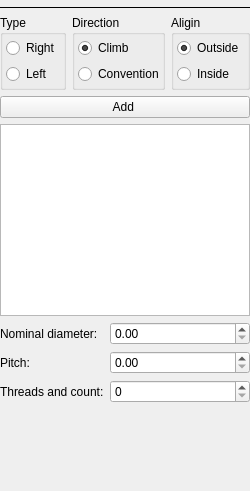
<?xml version="1.0" encoding="UTF-8"?>
<ui version="4.0">
 <class>ThreadForm</class>
 <widget class="QWidget" name="ThreadForm">
  <property name="geometry">
   <rect>
    <x>0</x>
    <y>0</y>
    <width>250</width>
    <height>491</height>
   </rect>
  </property>
  <property name="minimumSize">
   <size>
    <width>250</width>
    <height>0</height>
   </size>
  </property>
  <property name="windowTitle">
   <string>Form</string>
  </property>
  <layout class="QVBoxLayout" name="verticalLayout_2" stretch="0,0,0,0,0,0,1">
   <property name="leftMargin">
    <number>0</number>
   </property>
   <property name="topMargin">
    <number>0</number>
   </property>
   <property name="rightMargin">
    <number>0</number>
   </property>
   <property name="bottomMargin">
    <number>0</number>
   </property>
   <item>
    <widget class="ToolSelectorForm" name="toolHolder" native="true"/>
   </item>
   <item>
    <widget class="QFrame" name="frame">
     <property name="frameShape">
      <enum>QFrame::Shape::HLine</enum>
     </property>
     <property name="frameShadow">
      <enum>QFrame::Shadow::Plain</enum>
     </property>
    </widget>
   </item>
   <item>
    <layout class="QHBoxLayout" name="horizontalLayout">
     <property name="leftMargin">
      <number>0</number>
     </property>
     <item>
      <widget class="QGroupBox" name="groupBox_3">
       <property name="title">
        <string>Type</string>
       </property>
       <layout class="QVBoxLayout" name="verticalLayout">
        <property name="leftMargin">
         <number>3</number>
        </property>
        <property name="topMargin">
         <number>3</number>
        </property>
        <property name="rightMargin">
         <number>3</number>
        </property>
        <property name="bottomMargin">
         <number>3</number>
        </property>
        <item>
         <widget class="QRadioButton" name="rbRight">
          <property name="text">
           <string>Right</string>
          </property>
         </widget>
        </item>
        <item>
         <widget class="QRadioButton" name="rbLeft">
          <property name="text">
           <string>Left</string>
          </property>
         </widget>
        </item>
       </layout>
      </widget>
     </item>
     <item>
      <widget class="QGroupBox" name="groupBox_2">
       <property name="title">
        <string>Direction</string>
       </property>
       <layout class="QVBoxLayout" name="verticalLayout_4">
        <property name="leftMargin">
         <number>3</number>
        </property>
        <property name="topMargin">
         <number>3</number>
        </property>
        <property name="rightMargin">
         <number>3</number>
        </property>
        <property name="bottomMargin">
         <number>3</number>
        </property>
        <item>
         <widget class="QRadioButton" name="rbClimb">
          <property name="text">
           <string>Climb</string>
          </property>
          <property name="checked">
           <bool>true</bool>
          </property>
         </widget>
        </item>
        <item>
         <widget class="QRadioButton" name="rbConventional">
          <property name="text">
           <string>Conventional</string>
          </property>
         </widget>
        </item>
       </layout>
      </widget>
     </item>
     <item>
      <widget class="QGroupBox" name="groupBox">
       <property name="title">
        <string>Aligin</string>
       </property>
       <layout class="QVBoxLayout" name="verticalLayout_3">
        <property name="leftMargin">
         <number>3</number>
        </property>
        <property name="topMargin">
         <number>3</number>
        </property>
        <property name="rightMargin">
         <number>3</number>
        </property>
        <property name="bottomMargin">
         <number>3</number>
        </property>
        <item>
         <widget class="QRadioButton" name="rbOutside">
          <property name="text">
           <string>Outside</string>
          </property>
          <property name="checked">
           <bool>true</bool>
          </property>
         </widget>
        </item>
        <item>
         <widget class="QRadioButton" name="rbInside">
          <property name="text">
           <string>Inside</string>
          </property>
         </widget>
        </item>
       </layout>
      </widget>
     </item>
    </layout>
   </item>
   <item>
    <widget class="QPushButton" name="pushButton">
     <property name="text">
      <string>Add </string>
     </property>
    </widget>
   </item>
   <item>
    <widget class="QTableView" name="tableView"/>
   </item>
   <item>
    <layout class="QFormLayout" name="formLayout">
     <item row="0" column="0">
      <widget class="QLabel" name="label">
       <property name="text">
        <string>Nominal diameter:</string>
       </property>
      </widget>
     </item>
     <item row="0" column="1">
      <widget class="QDoubleSpinBox" name="doubleSpinBox"/>
     </item>
     <item row="1" column="0">
      <widget class="QLabel" name="label_2">
       <property name="text">
        <string>Pitch:</string>
       </property>
      </widget>
     </item>
     <item row="1" column="1">
      <widget class="QDoubleSpinBox" name="doubleSpinBox_2"/>
     </item>
     <item row="2" column="0">
      <widget class="QLabel" name="label_7">
       <property name="text">
        <string>Threads and count:</string>
       </property>
      </widget>
     </item>
     <item row="2" column="1">
      <widget class="QSpinBox" name="spinBox"/>
     </item>
    </layout>
   </item>
   <item>
    <widget class="QLabel" name="lblPixmap">
     <property name="minimumSize">
      <size>
       <width>75</width>
       <height>75</height>
      </size>
     </property>
     <property name="text">
      <string/>
     </property>
     <property name="pixmap">
      <pixmap>:/toolpath/outside_climb.png</pixmap>
     </property>
     <property name="alignment">
      <set>Qt::AlignmentFlag::AlignCenter</set>
     </property>
    </widget>
   </item>
  </layout>
 </widget>
 <customwidgets>
  <customwidget>
   <class>ToolSelectorForm</class>
   <extends>QWidget</extends>
   <header location="global">tool_selectorform.h</header>
   <container>1</container>
  </customwidget>
 </customwidgets>
 <resources/>
 <connections/>
</ui>
